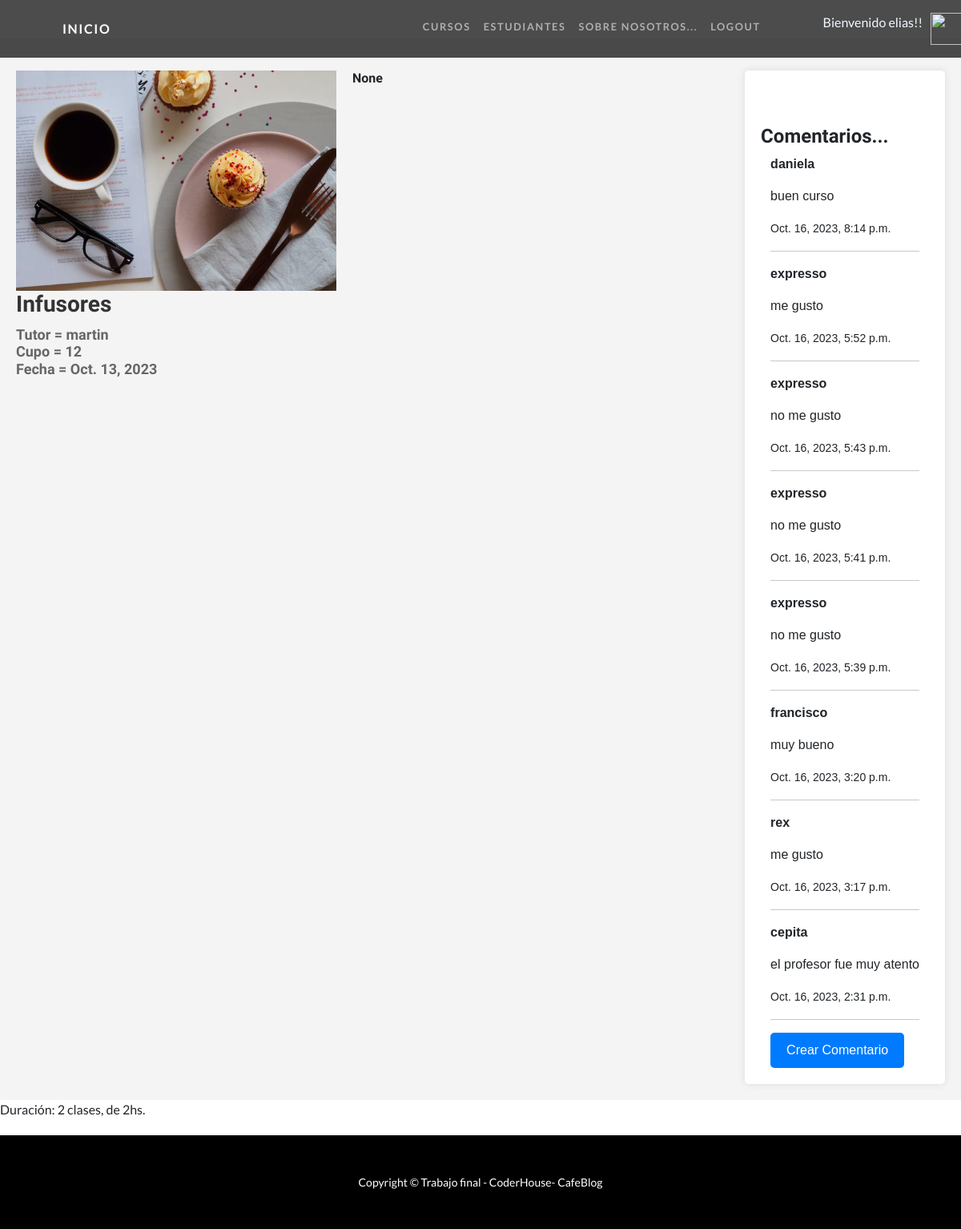
The app's page /clases/detalle/5 (signed in) with its own data.
### CursosApp/models.py (models this page shows, shortened)
class Curso(models.Model):
    nombre = models.CharField(max_length=40)
    tutor = models.CharField(max_length=40)
    cupo = models.IntegerField()
    fecha = models.DateField()
    imagen = models.ImageField(upload_to="cursos",null=True)
    descripcion = models.CharField(max_length=400, null = True)

class Comentario(models.Model):
    comentario = models.ForeignKey(Curso, related_name='comentarios', on_delete=models.CASCADE, null=True)
    nombre = models.CharField(max_length=40)
    mensaje = models.TextField(null=True, blank=True)
    fechaComentario = models.DateTimeField(default=timezone.now)
    class Meta:
        ordering = ['-fechaComentario']

### CursosApp/views.py (the view)
# urls.py: path('clases/detalle/<int:pk>', views.CursoDetalle.as_view(), name='Detalle'),
class CursoDetalle(DetailView):
    model = Curso
    template_name = 'CursosApp/curso_detalle.html'

### CursosApp/templates/CursosApp/curso_detalle.html (shortened to what this page needs)
{% extends "CursosApp/base.html" %}
{% load static %}
{% block section1 %}
<link href="{% static 'CursosApp/css/detalles.css' %}" rel="stylesheet" />
  <body>
    <br>
    <br>
    <div class="custom-cursos-page">
        <div class="course-info">
            <img src="{{ curso.imagen.url }}" class="custom-course-image" alt="...">
            <div class="custom-course-details">
                <h2 class="custom-titulo">{{ curso.nombre }}</h2>
                <h3 class="custom-informacion">
                    Tutor = {{ curso.tutor }}<br>
                    Cupo = {{ curso.cupo }}<br>
                    Fecha = {{ curso.fecha }}<br>
                </h3>
            </div>
        </div>
        <br>
        <h3 class="custom-descripcion">{{ curso.descripcion }}</h3>
        <div class="custom-comentarios">
            <br>
            <br>
            <h4>Comentarios...</h4>
            <div class="container">
                {% if not curso.comentarios.all %}
                No han comentado este curso
                {% else %}
                {% for comentario in curso.comentarios.all %}
                <p><strong>{{ comentario.nombre }}</strong></p>
                <p>{{ comentario.mensaje }}</p>
                <p><small>{{ comentario.fechaComentario }}</small></p>
                <hr>
                {% endfor %}
                {% endif %}
                {% if curso.id %}
                <a class="custom-create-comment" href="{% url 'crear_comentario' curso.id %}">Crear Comentario</a>
                {% else %}
                <p>El ID del curso no es válido.</p>
                {% endif %}
            </div>
        </div>
    </div>
    <p class="custom-duration">Duración: 2 clases, de 2hs.</p>
  </body>
{% endblock section1 %}

### CursosApp/templates/CursosApp/base.html (shortened to what this page needs)
<!DOCTYPE html>
<html lang="en">
    <head>
        {% load static %}
        <link href="{% static 'CursosApp/css/styles.css' %}" rel="stylesheet" />
    </head>
    <body id="page-top">
        <nav class="navbar navbar-expand-lg navbar-dark navbar-custom fixed-top">
            <div class="container px-5">
                <a class="navbar-brand" href="{% url 'Inicio' %}">Inicio</a>
                <div class="collapse navbar-collapse" id="navbarResponsive">
                    <ul class="navbar-nav ms-auto">
                        <li class="nav-item"><a class="nav-link" href="{% url 'Cursos' %}">Cursos</a></li>
                        {% if not request.user.is_authenticated %}
                        <li class="nav-item"><a class="nav-link" href="{% url 'Estudiantes' %}">Estudiantes</a></li>
                        {% else %}
                        <li class="nav-item"><a class="nav-link" href="{% url 'editar_perfil' %}">Estudiantes</a></li>
                        {% endif %}
                        <li class="nav-item"><a class="nav-link" href="{% url 'Nosotros' %}">Sobre Nosotros...</a></li>
                        {% if request.user.is_authenticated %}
                        <li class="nav-item"><a class="nav-link" href="{% url 'Logout' %}">Logout</a></li>
                        <li class="nav-item" style="position: relative;left: 70px; color: aliceblue">Bienvenido {{user.username}}!!</li>
                        <img src="{{user_avatar}}" alt="" style="height: 40px;width: 40px; position: relative; left: 80px;">
                        {% endif %}
                    </ul>
                </div>
            </div>
        </nav>
    {% block section1 %}
    {% endblock %}
            <footer class="py-5 bg-black">
                <div class="container px-5"><p class="m-0 text-center text-white small">Copyright &copy; Trabajo final - CoderHouse- CafeBlog</p></div>
            </footer>
        </body>
    </html>

### CursosApp/static/CursosApp/css/detalles.css (style rules this page uses)
.custom-cursos-page { font-family: Arial, sans-serif; background-color: #f4f4f4; margin: 0; padding: 0; display: flex; align-items: flex-start; padding: 20px; }
.custom-course-image { max-width: 400px; max-height: 400px; margin-right: 20px; margin-top: 20px; }
.custom-titulo { color: #333; font-size: 28px; margin-bottom: 10px; }
.custom-informacion { color: #666; font-size: 18px; }
.custom-descripcion { font-size: 16px; flex: 3; margin-top: 20px; }
.custom-comentarios { background-color: #fff; padding: 20px; border-radius: 5px; box-shadow: 0 0 10px rgba(0, 0, 0, 0.1); max-width: 25%; margin-left: 20px; overflow-y: scroll; margin-top: 20px; }
.custom-duration { font-size: 16px; margin-bottom: 20px; }
.custom-create-comment { display: inline-block; padding: 10px 20px; background-color: #007bff; color: #fff; text-decoration: none; border-radius: 5px; transition: background-color 0.3s; }

### records on screen
Curso: imagen (picture), nombre "Infusores", tutor "martin", cupo "12", fecha "Oct. 13, 2023", descripcion "None"
Comentario: nombre "daniela", mensaje "buen curso", fechaComentario "Oct. 16, 2023, 8:14 p.m."
Comentario: nombre "expresso", mensaje "me gusto", fechaComentario "Oct. 16, 2023, 5:52 p.m."
Comentario: nombre "expresso", mensaje "no me gusto", fechaComentario "Oct. 16, 2023, 5:43 p.m."
Comentario: nombre "expresso", mensaje "no me gusto", fechaComentario "Oct. 16, 2023, 5:41 p.m."
Comentario: nombre "expresso", mensaje "no me gusto", fechaComentario "Oct. 16, 2023, 5:39 p.m."
Comentario: nombre "francisco", mensaje "muy bueno", fechaComentario "Oct. 16, 2023, 3:20 p.m."
Comentario: nombre "rex", mensaje "me gusto", fechaComentario "Oct. 16, 2023, 3:17 p.m."
Comentario: nombre "cepita", mensaje "el profesor fue muy atento", fechaComentario "Oct. 16, 2023, 2:31 p.m."

### other values on screen
{{ user.username }} "elias"
